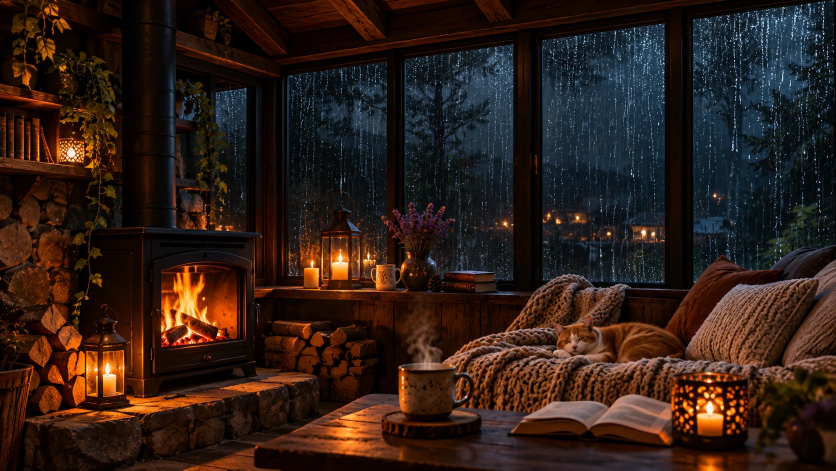
#> input picture lofi_cabin/src/cabin_rain.webp, 1672 x 941 px (shown at 1/2 size)
$ python make_frame.py
#> lines starting #> are read from the running program, lines starting #| are printed output that depends on the picture
#!/usr/bin/env python3
"""Lofi-style reframe of the rainy cabin: window + table 'desk' + cat + stove, regraded."""
import cv2
import numpy as np

src = cv2.imread('src/cabin_rain.webp').astype(np.float32) / 255
x0, y0, w = 270, 250, 1240                  # crop in source px (16:9)
h = int(round(w * 9 / 16))
crop = src[y0:y0 + h, x0:x0 + w]
img = cv2.resize(crop, (1920, 1080), interpolation=cv2.INTER_LANCZOS4)
blur = cv2.GaussianBlur(img, (0, 0), 1.2)
img = np.clip(img + 0.6 * (img - blur), 0, 1)              # mild sharpen after upscale

b, g, r = img[..., 0], img[..., 1], img[..., 2]
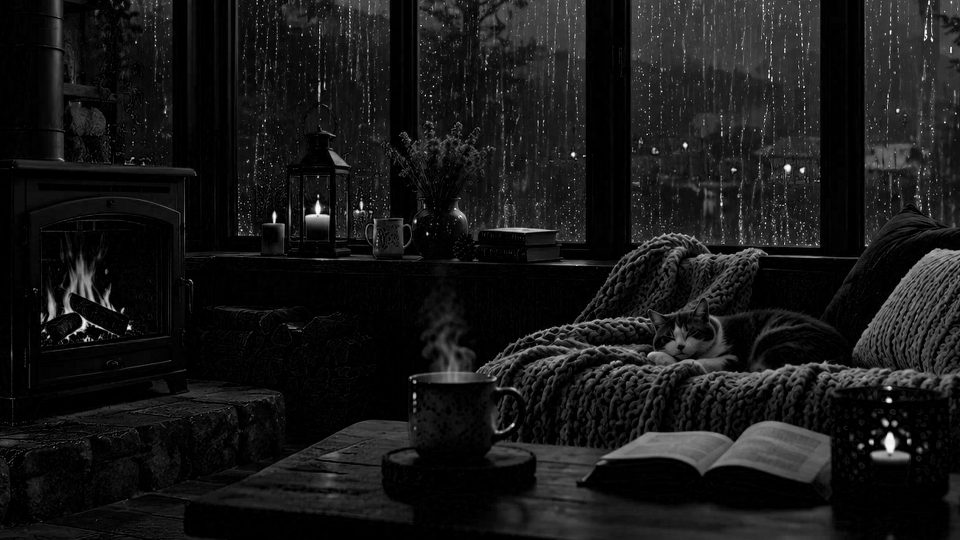
#> b: shape (1080, 1920) float32 (shown at 1/2 size); min 0, max 1, mean 0.0925
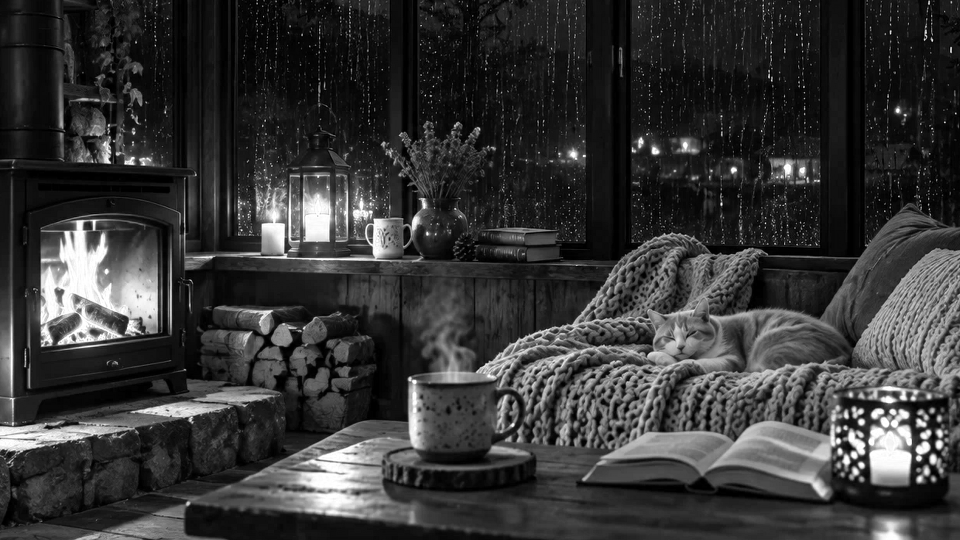
#> r: shape (1080, 1920) float32 (shown at 1/2 size); min 0, max 1, mean 0.214
lum = 0.114 * b + 0.587 * g + 0.299 * r
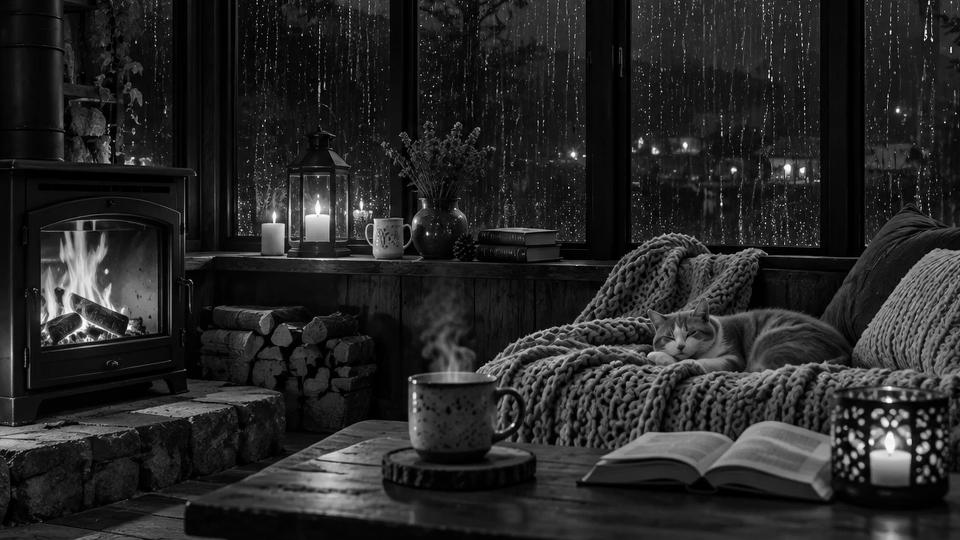
#> lum: shape (1080, 1920) float32 (shown at 1/2 size); min 0, max 1, mean 0.151
cool = np.clip((b - r) * 6 + 0.5, 0, 1)                    # 1 = bluish (outside), 0 = warm
cool = cv2.GaussianBlur(cool, (0, 0), 6)[..., None]
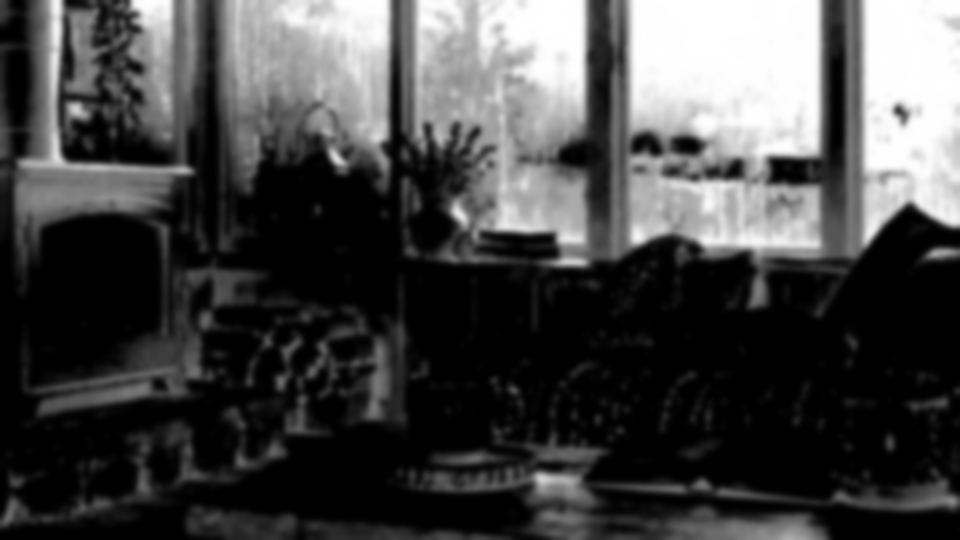
#> cool: shape (1080, 1920, 1) float32 (shown at 1/2 size); min 0, max 1, mean 0.276

# outside: deeper navy / teal, lights kept
navy = img * np.array([1.12, 0.98, 0.80], np.float32)
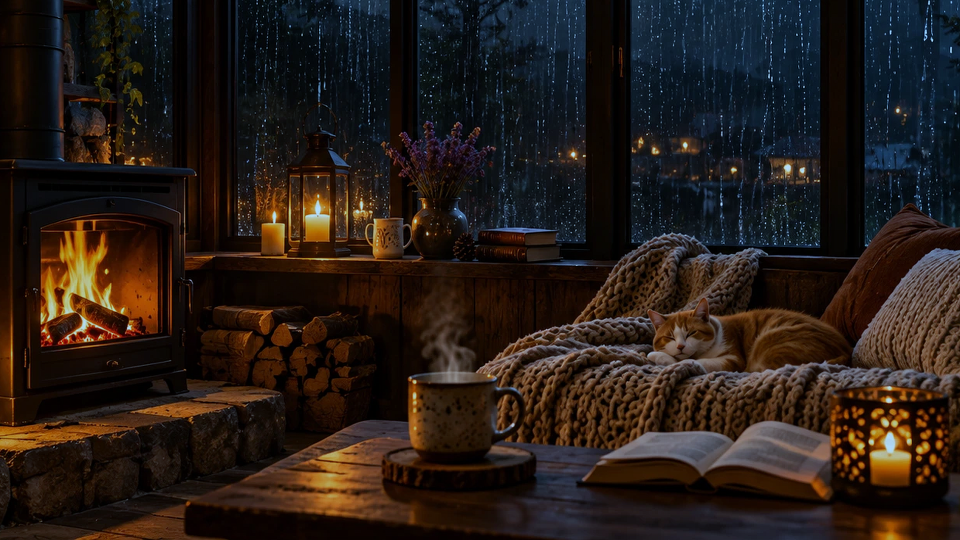
#> navy: shape (1080, 1920, 3) float32 (shown at 1/2 size); mean B, G, R 0.103, 0.127, 0.171; drawn with min black and max white
navy = navy * 0.80
# inside: warmer amber, slightly lower exposure in shadows, keep highlights
warm = img * np.array([0.86, 0.97, 1.08], np.float32)
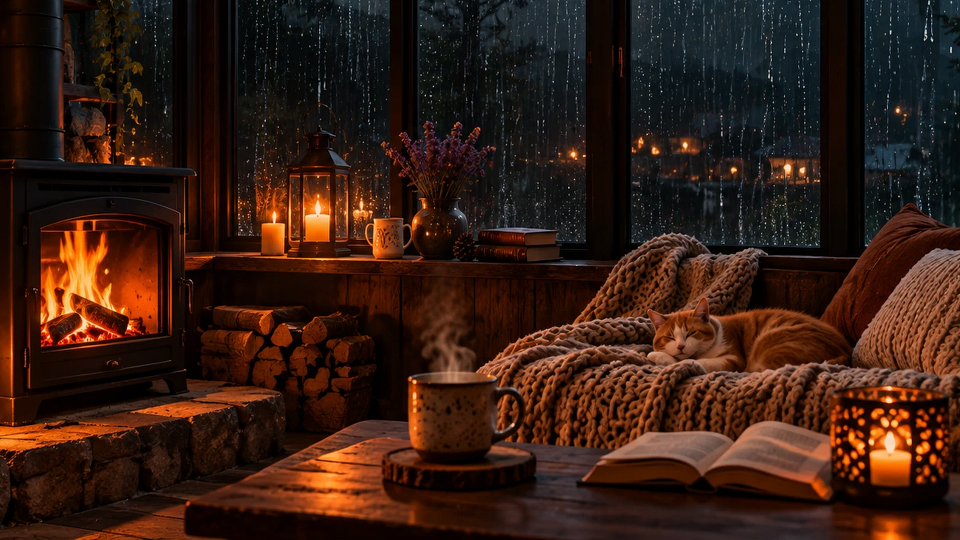
#> warm: shape (1080, 1920, 3) float32 (shown at 1/2 size); mean B, G, R 0.0794, 0.126, 0.231; drawn with min black and max white
img = warm * (1 - cool) + navy * cool

# soft lamp-like pool of warm light over the table (light source off-frame, top-left)
H, W = 1080, 1920
yy, xx = np.mgrid[0:H, 0:W].astype(np.float32)
pool = np.exp(-(((xx - 1050) / 520) ** 2 + ((yy - 860) / 230) ** 2))
img = img * (1 + 0.22 * pool[..., None] * np.array([0.55, 0.85, 1.0], np.float32))

# filmic contrast + vignette, lofi mood
img = np.clip(img, 0, 1)
img = img ** 1.18 * 0.97                                   # deeper shadows, moody
img = np.clip((img - 0.5) * 1.06 + 0.5, 0, 1)
vig = 1 - 0.38 * (((xx - 960) / 1150) ** 2 + ((yy - 560) / 760) ** 2)
img = np.clip(img * vig[..., None], 0, 1)
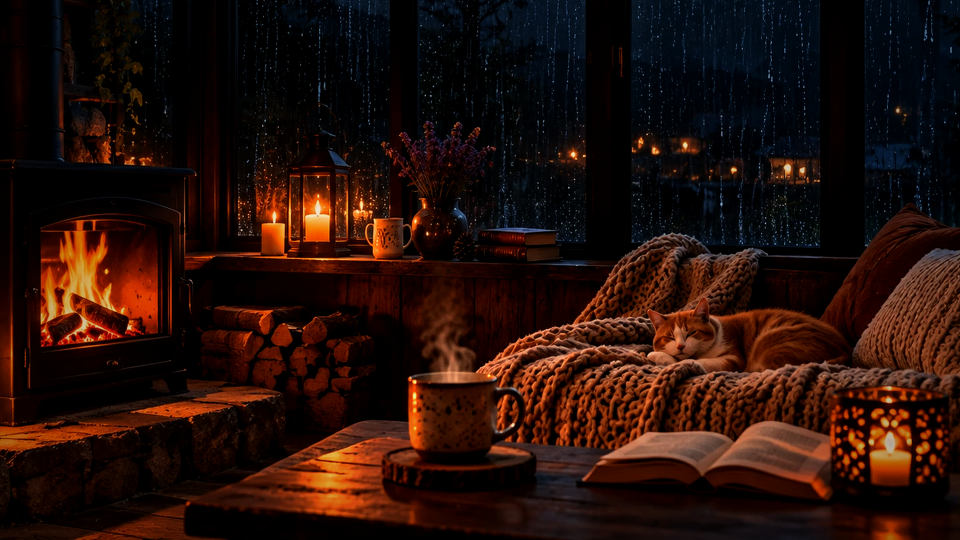
#> img: shape (1080, 1920, 3) float32 (shown at 1/2 size); mean B, G, R 0.0372, 0.0626, 0.149
cv2.imwrite('src/lofi_cabin.png', (img * 255 + 0.5).astype(np.uint8))
print('ok')
